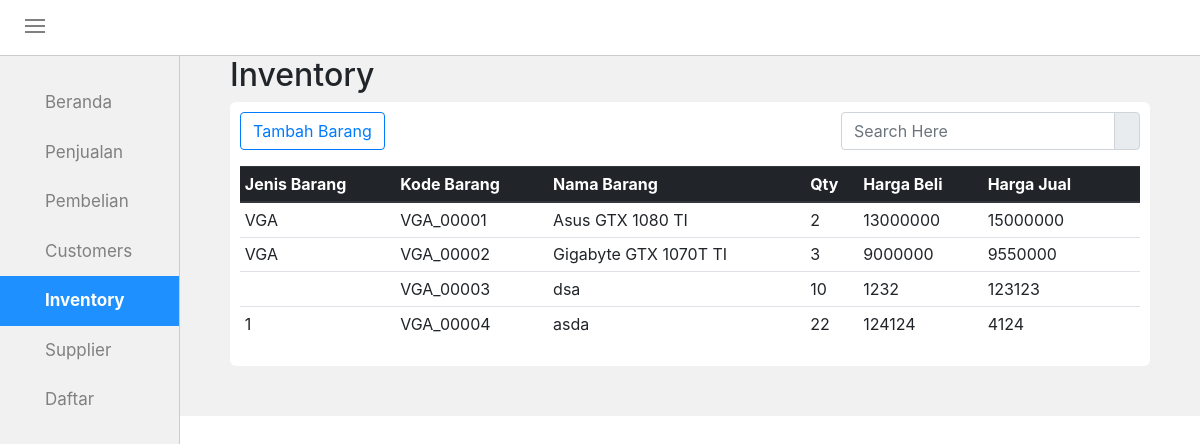
The page /inventory.php on the database its author committed.
### tables this page shows
CREATE TABLE `tb_inventory` (
  `jns_barang` varchar(20) NOT NULL,
  `kd_barang` varchar(11) NOT NULL,
  `nm_barang` varchar(30) NOT NULL,
  `qty` int(4) NOT NULL,
  `hrg_beli` double NOT NULL,
  `hrg_jual` double NOT NULL,
  `hapus` int(1) NOT NULL
);

### inventory.php (the view, shortened to what this page needs)
<!DOCTYPE html>
<html>
<head>
	<link rel="stylesheet" type="text/css" href="style.css">
	<link rel="stylesheet" type="text/css" href="css/bootstrap.min.css">
	<link rel="stylesheet" type="text/css" href="css/datepicker.css">
</head>
<body>
	<div id="topnav">
		<div class="menuicon" onclick="geser()">
			<div class="garis"></div>
			<div class="garis"></div>
			<div class="garis"></div>
		</div>
	</div>
	<div id="sidenav">
		<div id="tab">
			<div class="tabbutton">
				<a href="mainform.php"><span class="ion-ios-home"></span>Beranda</a>
				<a href="penjualan.php"><span class="ion-cash"></span>Penjualan</a>
				<a href="pembelian.php"><span class="ion-android-cart"></span>Pembelian</a>
				<a href="customers.php"><span class="ion-ios-people"></span>Customers</a>
				<a class="active"href="inventory.php"><span class="ion-briefcase"></span>Inventory</a>
				<a href="supplier.php"><span class="ion-person-stalker"></span>Supplier</a>
			</div>
				<a class="tabbutton drop" id="btn_daftar"><span class="ion-android-list"></span>Daftar<i class="ion-arrow-down-b"></i></a>
		</div>
	</div>
	<div id="rightside">
		<div id="beranda">
			<div class="all-box">
					<div class="all-top">
						<h2>Inventory</h2>
					</div>
				<div class="all-content">
					<div class="all-head">
						<div class="button-add">
							<button class="btn btn-outline-primary" onclick="document.getElementById('id01').style.display='block'" style="width:auto;"><span class="ion-plus-round"></span> Tambah Barang</button>
						</div>
						<div class="search-container">
						      <div class="input-group mb-3">
								<input type="text" name="keyword" id="keyword" class="form-control" placeholder="Search Here" autocomplete="off">
								<div class="input-group-append">
							    	<span class="input-group-text"><ion-icon ios="ios-search" md="md-search"></ion-icon></span>
							  	</div>
							</div>
		 				</div>
					</div>
					<div id="container1">
						<div class="table-responsive">
							<table class="table table-hover table-sm">
							 	<thead class="thead-dark">
								    <tr>
								      <th>Jenis Barang</th>
								      <th>Kode Barang</th>
								      <th>Nama Barang</th>
								      <th>Qty</th>
								      <th>Harga Beli</th>
								      <th>Harga Jual</th>
								      <th></th>
								      <th></th>
								    </tr>
							  	</thead>
								<tbody>
								    <?php
										require_once("conn.php");
										$sql = "SELECT jns_barang,kd_barang,nm_barang,qty,hrg_beli,hrg_jual FROM tb_inventory WHERE hapus = 0";
										$q = mysqli_query($conn,$sql);
										while ($r = mysqli_fetch_assoc($q))
										{
										    echo "<tr>";
										    echo "<td>$r[jns_barang]</td>";
										    echo "<td>$r[kd_barang]</td>";
										    echo "<td>$r[nm_barang]</td>";
										    echo "<td>$r[qty]</td>";
										    echo "<td>$r[hrg_beli]</td>";
										    echo "<td>$r[hrg_jual]</td>";
										    echo "<td><span class='ion-edit' data-toggle='modal' data-target='#myModal0' data-backdrop='static'></span></td>";
										    echo "<td class='hapus'><a class='ion-trash-a' href='inventory_hapus.php?hps=$r[kd_barang]' onclick='return functionHapus()'></a></td>";
										    echo "</tr>";
										}
									?>
							 	</tbody>
							</table>
						</div>
					</div>
				</div>
			</div>
			</div>
		</div>
</body>
</html>

### style.css (style rules this page uses)
body { margin: 0px; padding: 0px; }
#topnav { overflow: hidden; position: sticky; top: 0; width: 100%; height: 56px; background-color: #fff; padding: 15px 25px; border-bottom: 1px solid #ccc; z-index: 3; }
.garis { width: 20px; height: 2px; background-color: gray; margin: 4px 0; }
.menuicon { display: inline-block; cursor: pointer; }
#sidenav { top: 56px; height: 100%; width: 15%; background-color: #f1f1f1; padding-top: 22px; padding-bottom: 22px; left: 0; transition: all 500ms ease-in-out; overflow-x: hidden; z-index: 1; position: fixed; border-right: 1px solid #ccc; }
#tab .tabbutton a, #btn_daftar { display: block; transition: 0.3s; background-color: inherit; color: gray; padding: 12px 25px; width: 100%; border: none; outline: none; text-align: left; cursor: pointer; font-size: 17px; }
#tab a.active { text-decoration: none; background-color: dodgerBlue; color: white; font-weight: bold; }
#rightside { top: 56px; margin-left: 15%; width: 85%; height: 100%; transition: all 500ms ease-in-out; }
.all-box { background-color: #f1f1f1; padding-left: 50px; padding-right: 50px; padding-bottom: 50px; }
.all-top { overflow: hidden; }
.all-top h2 { float: left; }
.all-content { background-color: #fff; padding: 10px; border-radius: 6px; }
.all-head .button-add { float: left; }
.all-head .search-container { float: right; }
#tab a { text-decoration: none; }

### rows shown on the page
tb_inventory: jns_barang "VGA", kd_barang "VGA_00001", nm_barang "Asus GTX 1080 TI", qty "2", hrg_beli "13000000", hrg_jual "15000000"
tb_inventory: jns_barang "VGA", kd_barang "VGA_00002", nm_barang "Gigabyte GTX 1070T TI", qty "3", hrg_beli "9000000", hrg_jual "9550000"
tb_inventory: kd_barang "VGA_00003", nm_barang "dsa", qty "10", hrg_beli "1232", hrg_jual "123123"
tb_inventory: jns_barang "1", kd_barang "VGA_00004", nm_barang "asda", qty "22", hrg_beli "124124", hrg_jual "4124"
